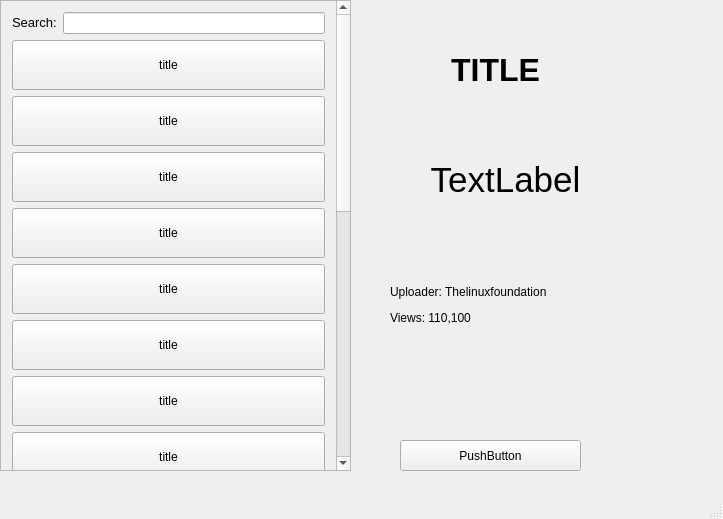
<?xml version="1.0" encoding="UTF-8"?>
<ui version="4.0">
 <class>MainWindow</class>
 <widget class="QMainWindow" name="MainWindow">
  <property name="geometry">
   <rect>
    <x>0</x>
    <y>0</y>
    <width>723</width>
    <height>519</height>
   </rect>
  </property>
  <property name="windowTitle">
   <string>MainWindow</string>
  </property>
  <widget class="QWidget" name="centralWidget">
   <widget class="QScrollArea" name="scrollArea">
    <property name="geometry">
     <rect>
      <x>0</x>
      <y>0</y>
      <width>351</width>
      <height>471</height>
     </rect>
    </property>
    <property name="widgetResizable">
     <bool>true</bool>
    </property>
    <widget class="QWidget" name="scrollAreaWidgetContents">
     <property name="geometry">
      <rect>
       <x>0</x>
       <y>0</y>
       <width>335</width>
       <height>1061</height>
      </rect>
     </property>
     <layout class="QVBoxLayout" name="verticalLayout_3">
      <item>
       <layout class="QVBoxLayout" name="verticalLayout_2">
        <item>
         <layout class="QVBoxLayout" name="verticalLayout">
          <item>
           <layout class="QHBoxLayout" name="horizontalLayout">
            <item>
             <widget class="QLabel" name="label_4">
              <property name="text">
               <string>&lt;html&gt;&lt;head/&gt;&lt;body&gt;&lt;p&gt;&lt;span style=&quot; font-size:10pt;&quot;&gt;Search:&lt;/span&gt;&lt;/p&gt;&lt;/body&gt;&lt;/html&gt;</string>
              </property>
             </widget>
            </item>
            <item>
             <widget class="QLineEdit" name="lineEdit"/>
            </item>
           </layout>
          </item>
          <item>
           <spacer name="verticalSpacer">
            <property name="orientation">
             <enum>Qt::Vertical</enum>
            </property>
            <property name="sizeHint" stdset="0">
             <size>
              <width>20</width>
              <height>40</height>
             </size>
            </property>
           </spacer>
          </item>
         </layout>
        </item>
        <item>
         <widget class="QPushButton" name="vidBtn1">
          <property name="minimumSize">
           <size>
            <width>0</width>
            <height>50</height>
           </size>
          </property>
          <property name="text">
           <string>title</string>
          </property>
         </widget>
        </item>
        <item>
         <widget class="QPushButton" name="vidBtn2">
          <property name="minimumSize">
           <size>
            <width>0</width>
            <height>50</height>
           </size>
          </property>
          <property name="text">
           <string>title</string>
          </property>
         </widget>
        </item>
        <item>
         <widget class="QPushButton" name="vidBtn3">
          <property name="minimumSize">
           <size>
            <width>0</width>
            <height>50</height>
           </size>
          </property>
          <property name="text">
           <string>title</string>
          </property>
         </widget>
        </item>
        <item>
         <widget class="QPushButton" name="vidBtn4">
          <property name="minimumSize">
           <size>
            <width>0</width>
            <height>50</height>
           </size>
          </property>
          <property name="text">
           <string>title</string>
          </property>
         </widget>
        </item>
        <item>
         <widget class="QPushButton" name="vidBtn5">
          <property name="minimumSize">
           <size>
            <width>0</width>
            <height>50</height>
           </size>
          </property>
          <property name="text">
           <string>title</string>
          </property>
         </widget>
        </item>
        <item>
         <widget class="QPushButton" name="vidBtn6">
          <property name="minimumSize">
           <size>
            <width>0</width>
            <height>50</height>
           </size>
          </property>
          <property name="text">
           <string>title</string>
          </property>
         </widget>
        </item>
        <item>
         <widget class="QPushButton" name="vidBtn7">
          <property name="minimumSize">
           <size>
            <width>0</width>
            <height>50</height>
           </size>
          </property>
          <property name="text">
           <string>title</string>
          </property>
         </widget>
        </item>
        <item>
         <widget class="QPushButton" name="vidBtn8">
          <property name="minimumSize">
           <size>
            <width>0</width>
            <height>50</height>
           </size>
          </property>
          <property name="text">
           <string>title</string>
          </property>
         </widget>
        </item>
        <item>
         <widget class="QPushButton" name="vidBtn9">
          <property name="minimumSize">
           <size>
            <width>0</width>
            <height>50</height>
           </size>
          </property>
          <property name="text">
           <string>title</string>
          </property>
         </widget>
        </item>
        <item>
         <widget class="QPushButton" name="vidBtn10">
          <property name="minimumSize">
           <size>
            <width>0</width>
            <height>50</height>
           </size>
          </property>
          <property name="text">
           <string>title</string>
          </property>
         </widget>
        </item>
        <item>
         <widget class="QPushButton" name="vidBtn11">
          <property name="minimumSize">
           <size>
            <width>0</width>
            <height>50</height>
           </size>
          </property>
          <property name="text">
           <string>title</string>
          </property>
         </widget>
        </item>
        <item>
         <widget class="QPushButton" name="vidBtn12">
          <property name="minimumSize">
           <size>
            <width>0</width>
            <height>50</height>
           </size>
          </property>
          <property name="text">
           <string>title</string>
          </property>
         </widget>
        </item>
        <item>
         <widget class="QPushButton" name="vidBtn13">
          <property name="minimumSize">
           <size>
            <width>0</width>
            <height>50</height>
           </size>
          </property>
          <property name="text">
           <string>title</string>
          </property>
         </widget>
        </item>
        <item>
         <widget class="QPushButton" name="vidBtn14">
          <property name="minimumSize">
           <size>
            <width>0</width>
            <height>50</height>
           </size>
          </property>
          <property name="text">
           <string>title</string>
          </property>
         </widget>
        </item>
        <item>
         <widget class="QPushButton" name="vidBtn15">
          <property name="minimumSize">
           <size>
            <width>0</width>
            <height>50</height>
           </size>
          </property>
          <property name="text">
           <string>title</string>
          </property>
         </widget>
        </item>
        <item>
         <widget class="QPushButton" name="vidBtn16">
          <property name="minimumSize">
           <size>
            <width>0</width>
            <height>50</height>
           </size>
          </property>
          <property name="text">
           <string>title</string>
          </property>
         </widget>
        </item>
        <item>
         <widget class="QPushButton" name="vidBtn17">
          <property name="minimumSize">
           <size>
            <width>0</width>
            <height>50</height>
           </size>
          </property>
          <property name="text">
           <string>title</string>
          </property>
         </widget>
        </item>
        <item>
         <widget class="QPushButton" name="vidBtn18">
          <property name="minimumSize">
           <size>
            <width>0</width>
            <height>50</height>
           </size>
          </property>
          <property name="text">
           <string>title</string>
          </property>
         </widget>
        </item>
       </layout>
      </item>
     </layout>
    </widget>
   </widget>
   <widget class="QPushButton" name="streamBtn">
    <property name="geometry">
     <rect>
      <x>400</x>
      <y>440</y>
      <width>181</width>
      <height>31</height>
     </rect>
    </property>
    <property name="text">
     <string>PushButton</string>
    </property>
   </widget>
   <widget class="QLabel" name="titleBig">
    <property name="geometry">
     <rect>
      <x>390</x>
      <y>40</y>
      <width>211</width>
      <height>61</height>
     </rect>
    </property>
    <property name="font">
     <font>
      <pointsize>24</pointsize>
      <weight>75</weight>
      <bold>true</bold>
      <kerning>true</kerning>
     </font>
    </property>
    <property name="text">
     <string>&lt;html&gt;&lt;head/&gt;&lt;body&gt;&lt;p align=&quot;center&quot;&gt;TITLE&lt;/p&gt;&lt;/body&gt;&lt;/html&gt;</string>
    </property>
   </widget>
   <widget class="QLabel" name="thumbBig">
    <property name="geometry">
     <rect>
      <x>420</x>
      <y>120</y>
      <width>171</width>
      <height>121</height>
     </rect>
    </property>
    <property name="text">
     <string>&lt;html&gt;&lt;head/&gt;&lt;body&gt;&lt;p align=&quot;center&quot;&gt;&lt;span style=&quot; font-size:26pt;&quot;&gt;TextLabel&lt;/span&gt;&lt;/p&gt;&lt;/body&gt;&lt;/html&gt;</string>
    </property>
   </widget>
   <widget class="QLabel" name="info">
    <property name="geometry">
     <rect>
      <x>390</x>
      <y>260</y>
      <width>211</width>
      <height>91</height>
     </rect>
    </property>
    <property name="text">
     <string>&lt;html&gt;&lt;head/&gt;&lt;body&gt;&lt;p&gt;Uploader: Thelinuxfoundation &lt;/p&gt;&lt;p&gt;Views: 110,100&lt;/p&gt;&lt;/body&gt;&lt;/html&gt;</string>
    </property>
   </widget>
  </widget>
  <widget class="QMenuBar" name="menuBar">
   <property name="geometry">
    <rect>
     <x>0</x>
     <y>0</y>
     <width>723</width>
     <height>20</height>
    </rect>
   </property>
  </widget>
  <widget class="QStatusBar" name="statusBar"/>
 </widget>
 <layoutdefault spacing="6" margin="11"/>
 <resources/>
 <connections/>
</ui>
